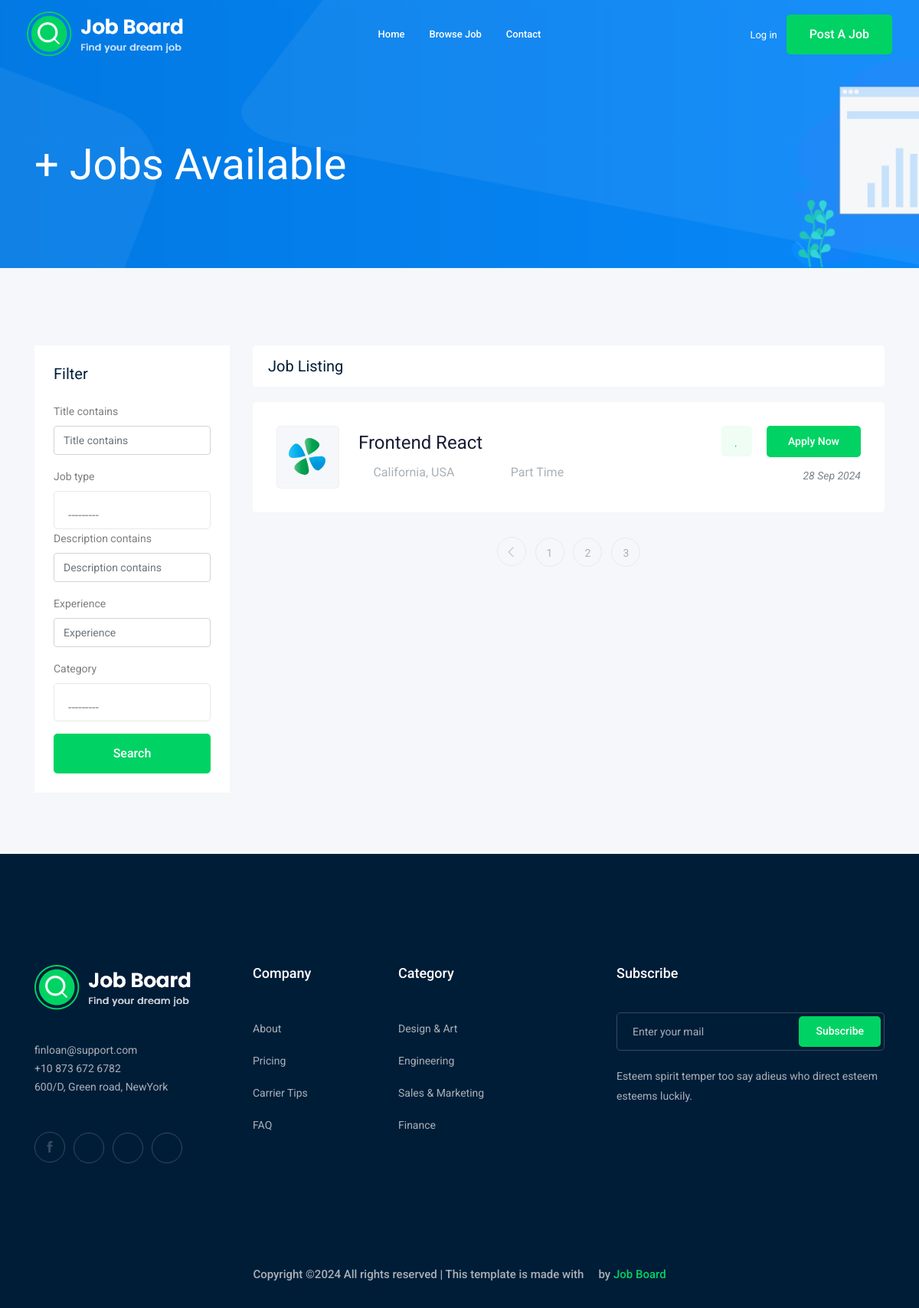
/jobs/?page=3, run on an earlier commit of the app's database.
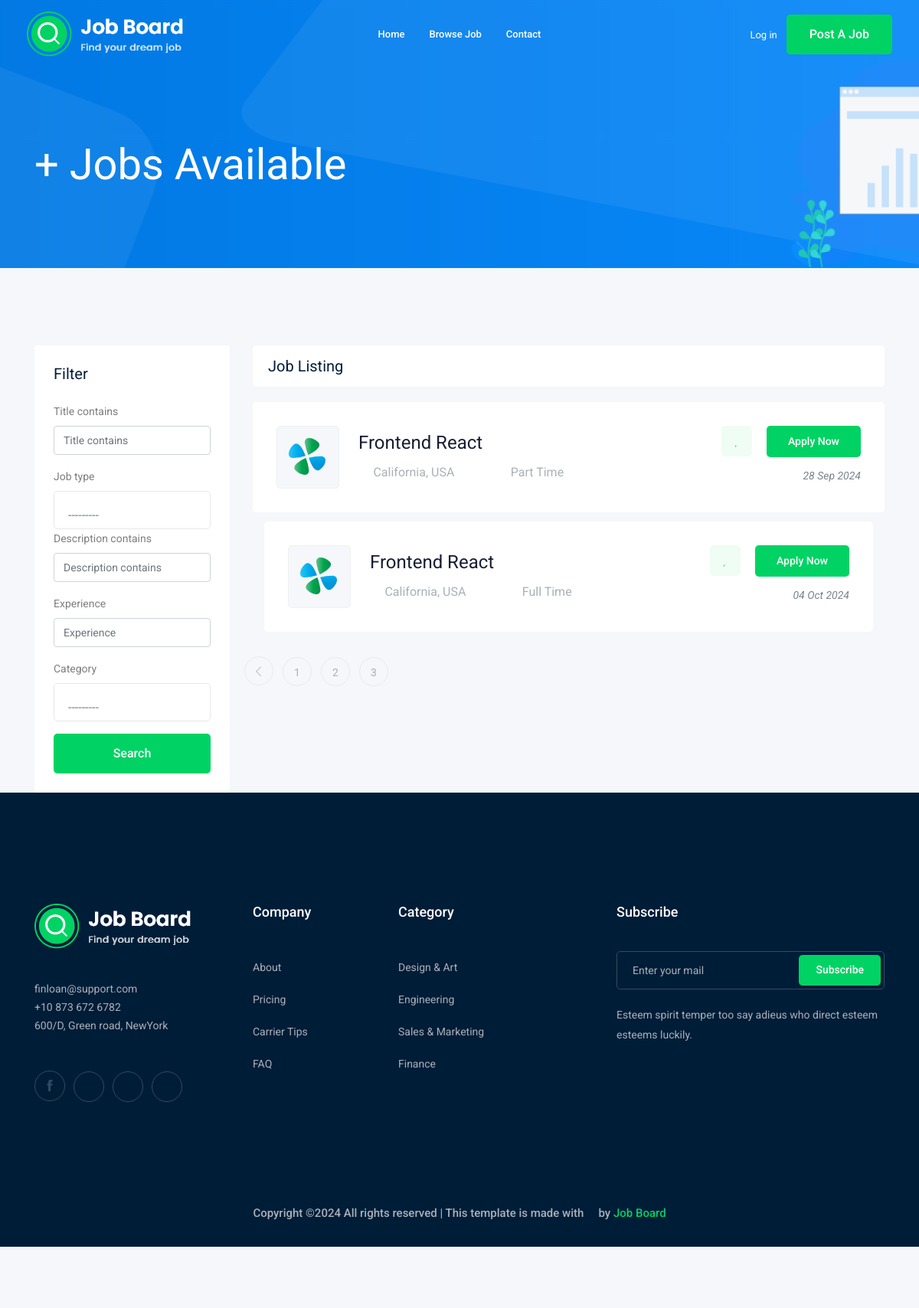
And on a later commit of the database.
### job/models.py (models this page shows, shortened)
class Job(models.Model):
    owner = models.ForeignKey(User, related_name='job_owner', on_delete=models.CASCADE) #ُError: NameError: name 'User' is not defined
    title = models.CharField(max_length=100) # Column
    job_type = models.CharField(max_length=100 ,choices=JOB_TYPE)
    description= models.TextField(max_length=1000)
    published_at= models.DateTimeField(auto_now=True)
    Vacancy= models.IntegerField(default=1)
    salary= models.IntegerField(default=0)
    experience= models.IntegerField(default=0)
    category= models.ForeignKey('Category',on_delete=models.CASCADE)
    image= models.ImageField(upload_to=image_upload)
    slug = models.SlugField(blank=True,null=True)

### job/views.py (the view)
# urls.py: path('',views.job_list ,name='job_list'),
def job_list(request) :
    job_list=Job.objects.all()
    filter = JobsFilter(request.GET, queryset=job_list)
    job_list = filter.qs
    paginator = Paginator(job_list, 2) # Show 25 contacts per page.
    page_number = request.GET.get("page")
    page_obj = paginator.get_page(page_number)
    context= {'jobs':page_obj,'filter': filter} # template context name
    return render(request,'job/job_list.html',context)

### job/models.py (called while the page is built)
    def __str__(self):
        return self.name

### job/templates/job/job_list.html (shortened to what this page needs)
{% extends "base.html" %}
{% load bootstrap4 %}
{% block body %}
    <div class="bradcam_area bradcam_bg_1">
        <div class="container">
            <div class="row">
                <div class="col-xl-12">
                    <div class="bradcam_text">
                        <h3> {{jobs.count}}+ Jobs Available </h3>
                    </div>
                </div>
            </div>
        </div>
    </div>
    <div class="job_listing_area plus_padding">
        <div class="container">
            <div class="row">
                <div class="col-lg-3">
                    <div class="job_filter white-bg">
                        <div class="form_inner white-bg">
                            <h3>Filter</h3>
                            <form method="GET">
                            {% bootstrap_form filter.form %}
                                <div class="reset_btn">
                                    <button  class="boxed-btn3 w-100 mt-3" type="submit">Search</button>
                                </div>
                            </form>
                        </div>
                    </div>
                </div>
                <div class="col-lg-9">
                    <div class="recent_joblist_wrap">
                        <div class="recent_joblist white-bg ">
                            <div class="row align-items-center">
                                <div class="col-md-6">
                                    <h4>Job Listing</h4>
                                </div>
                            </div>
                        </div>
                    </div>
                    <div class="job_lists m-0">
                        <div class="row">
                            {% for job in jobs %}
                            <div class="col-lg-12 col-md-12">
                                <div class="single_jobs white-bg d-flex justify-content-between">
                                    <div class="jobs_left d-flex align-items-center">
                                        <div class="thumb">
                                            <img src="img/svg_icon/1.svg" alt="">
                                        </div>
                                        <div class="jobs_conetent">
                                            <a href="{% url 'jobs:job_detail' job.slug %}"><h4>{{ job.title }}</h4></a>
                                            <div class="links_locat d-flex align-items-center">
                                                <div class="location">
                                                    <p> <i class="fa fa-map-marker"></i>California, USA</p>
                                                </div>
                                                <div class="location">
                                                    <p> <i class="fa fa-clock-o"></i> {{job.job_type}}</p>
                                                </div>
                                            </div>
                                        </div>
                                    </div>
                                    <div class="jobs_right">
                                        <div class="apply_now">
                                            <a class="heart_mark" href="#"> <i class="fa fa-heart"></i> </a>
                                            <a href="{% url 'jobs:job_detail' job.slug %}" class="boxed-btn3">Apply Now</a>
                                        </div>
                                        <div class="date">
                                            <p>{{ job.published_at|date:'d M o' }}</p>
                                        </div>
                                    </div>
                                </div>
                                {% endfor %}
                            </div>
                        </div>
                        <div class="row">
                            <div class="col-lg-12">
                                <div class="pagination_wrap">
                                    <ul>
                                        {% if jobs.has_previous %}
                                            <li><a href="?page={{jobs.previous_page_number}}"> <i class="ti-angle-left"></i> </a></li>
                                        {% endif %}
                                        {% for i in jobs.paginator.page_range %}
                                            <li><a href="?page={{i}}"><span>{{i}}</span></a></li>
                                        {% endfor %}
                                    </ul>
                                </div>
                            </div>
                        </div>
                    </div>
                </div>
            </div>
        </div>
    </div>
{% endblock body %}

### templates/base.html (shortened to what this page needs)
{% load static %}
<!doctype html>
<html class="no-js" lang="zxx">
<head>
    <link rel="stylesheet" href="{% static 'css/bootstrap.min.css' %}">
    <link rel="stylesheet" href="{% static 'css/owl.carousel.min.css' %}">
    <link rel="stylesheet" href="{% static 'css/magnific-popup.css' %}">
    <link rel="stylesheet" href="{% static 'css/font-awesome.min.css' %}">
    <link rel="stylesheet" href="{% static 'css/themify-icons.css' %}">
    <link rel="stylesheet" href="{% static 'css/nice-select.css' %}">
    <link rel="stylesheet" href="{% static 'css/flaticon.css' %}">
    <link rel="stylesheet" href="{% static 'css/jquery-ui.css' %}">
    <link rel="stylesheet" href="{% static 'css/gijgo.css' %}">
    <link rel="stylesheet" href="{% static 'css/animate.min.css' %}">
    <link rel="stylesheet" href="{% static 'css/slicknav.css' %}">
    <link rel="stylesheet" href="{% static 'css/style.css' %}">
</head>
<body>
    <header>
        <div class="header-area">
            <div id="sticky-header" class="main-header-area">
                <div class="container-fluid">
                    <div class="header_bottom_border">
                        <div class="row align-items-center">
                            <div class="col-xl-3 col-lg-2">
                                <div class="logo">
                                    <a href="/">
                                        <img src="{% static 'img/logo.png' %}" alt="Logo">
                                    </a>
                                </div>
                            </div>
                            <div class="col-xl-6 col-lg-7">
                                <div class="main-menu d-none d-lg-block">
                                    <nav>
                                        <ul id="navigation">
                                            <li><a href="/">Home</a></li>
                                            <li><a href="{% url 'jobs:job_list' %}">Browse Job</a></li>
                                            <li><a href="{% url 'contact:contact' %}">Contact</a></li>
                                        </ul>
                                    </nav>
                                </div>
                            </div>
                            <div class="col-xl-3 col-lg-3 d-none d-lg-block">
                                <div class="Appointment">
                                    {% if request.user.is_authenticated %}
                                        <div class="phone_num d-none d-xl-block">
                                            <a href="{% url 'accounts:profile' %}">Profile</a>
                                        </div>
                                    {% else %}
                                        <div class="phone_num d-none d-xl-block">
                                            <a href="{% url 'login' %}">Log in</a>
                                        </div>
                                    {% endif %}
                                    <div class="d-none d-lg-block">
                                        <a class="boxed-btn3" href="{% url 'jobs:add_job' %}">Post a Job</a>
                                    </div>
                                </div>
                            </div>
                            <div class="col-12">
                            </div>
                        </div>
                    </div>
                </div>
            </div>
        </div>
    </header>
    {% block body %}
    {% endblock %}
    <footer class="footer">
        <div class="footer_top">
            <div class="container">
                <div class="row">
                    <div class="col-xl-3 col-md-6 col-lg-3">
                        <div class="footer_widget">
                            <div class="footer_logo">
                                <a href="#">
                                    <img src="{% static 'img/logo.png' %}" alt="">
                                </a>
                            </div>
                            <p>finloan@support.com <br> +10 873 672 6782 <br> 600/D, Green road, NewYork</p>
                            <div class="socail_links">
                                <ul>
                                    <li><a href="#"><i class="ti-facebook"></i></a></li>
                                    <li><a href="#"><i class="fa fa-google-plus"></i></a></li>
                                    <li><a href="#"><i class="fa fa-twitter"></i></a></li>
                                    <li><a href="#"><i class="fa fa-instagram"></i></a></li>
                                </ul>
                            </div>
                        </div>
                    </div>
                    <div class="col-xl-2 col-md-6 col-lg-2">
                        <div class="footer_widget">
                            <h3 class="footer_title">Company</h3>
                            <ul>
                                <li><a href="#">About</a></li>
                                <li><a href="#">Pricing</a></li>
                                <li><a href="#">Carrier Tips</a></li>
                                <li><a href="#">FAQ</a></li>
                            </ul>
                        </div>
                    </div>
                    <div class="col-xl-3 col-md-6 col-lg-3">
                        <div class="footer_widget">
                            <h3 class="footer_title">Category</h3>
                            <ul>
                                <li><a href="#">Design & Art</a></li>
                                <li><a href="#">Engineering</a></li>
                                <li><a href="#">Sales & Marketing</a></li>
                                <li><a href="#">Finance</a></li>
                            </ul>
                        </div>
                    </div>
                    <div class="col-xl-4 col-md-6 col-lg-4">
                        <div class="footer_widget">
                            <h3 class="footer_title">Subscribe</h3>
                            <form action="#" class="newsletter_form">
                                <input type="text" placeholder="Enter your mail">
                                <button type="submit">Subscribe</button>
                            </form>
                            <p class="newsletter_text">Esteem spirit temper too say adieus who direct esteem esteems luckily.</p>
                        </div>
                    </div>
                </div>
            </div>
        </div>
        <div class="copy-right_text">
            <div class="container">
                <div class="row">
                    <div class="col-xl-12">
                        <p class="copy_right text-center">
                            Copyright &copy;<script>document.write(new Date().getFullYear());</script>
                            All rights reserved | This template is made with <i class="fa fa-heart-o" aria-hidden="true"></i> by <a href="#" target="_blank">Job Board</a>
                        </p>
                    </div>
                </div>
            </div>
        </div>
    </footer>
</body>
</html>

What changed in the data, as far as the page shows it:
added Job: title "Frontend React", job_type "Full Time", published_at "04 Oct 2024"
